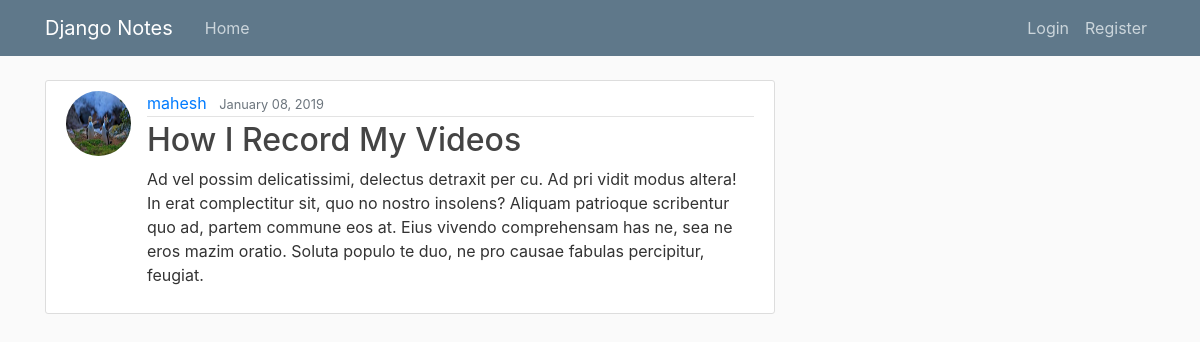
The app's page /notes/29/ with its own data.
### notes/models.py (models this page shows, shortened)
class notes(models.Model):
	title = models.CharField(max_length=100)
	content = models.TextField()
	date_posted = models.DateTimeField(default=timezone.now)
	author = models.ForeignKey(User,on_delete = models.CASCADE)

### users/models.py (models this page shows, shortened)
class profile(models.Model):
    user = models.OneToOneField(User,on_delete = models.CASCADE)
    image = models.ImageField(default ='profile_pics/default.jpg',upload_to='profile_pics')

### notes/views.py (the view)
# urls.py: path('notes/<int:pk>/',PostDetailView.as_view(),name ='notes-detail'),
class PostDetailView(DetailView):
	model = notes
	queryset = notes.objects.filter()

### notes/templates/notes/notes_detail.html (shortened to what this page needs)
{% extends "notes/base.html" %}
{% block content %}
      <article class="media content-section">
      <img class = "rounded-circle article-img" src="{{ object.author.profile.image.url }}">
  <div class="media-body">
    <div class="article-metadata">
      <a class="mr-2" href="{% url 'user-notes' object.author.username %}">{{ object.author }}</a>
      <small class="text-muted">{{ object.date_posted|date:"F d, Y" }}</small>
          </div>
    <h2 class="article-title" href="#">{{ object.title }}</h2>
    <p class="article-content">{{ object.content }}</p>
  </div>
</article>
{% endblock content %}

### notes/static/notes/main.css (style rules this page uses)
body { background: #fafafa; color: #333333; margin-top: 5rem; }
h1, h2, h3, h4, h5, h6 { color: #444444; }
.content-section { background: #ffffff; padding: 10px 20px; border: 1px solid #dddddd; border-radius: 3px; margin-bottom: 20px; }
.article-title { color: #444444; }
.article-content { white-space: pre-line; }
.article-img { height: 65px; width: 65px; margin-right: 16px; }
.article-metadata { padding-bottom: 1px; margin-bottom: 4px; border-bottom: 1px solid #e3e3e3 }

### records on screen
notes: author.profile.image (picture), author "mahesh", date_posted "January 08, 2019", title "How I Record My Videos", content "Ad vel possim delicatissimi, delectus detraxit per cu. Ad pri vidit modus altera! In erat complectitur sit, quo no nostro insolens? Aliquam patrioque scribentur quo ad, partem commune eos at. Eius vivendo comprehensam has ne, sea ne eros mazim oratio. Soluta populo te duo, ne pro causae fabulas percipitur, feugiat."
